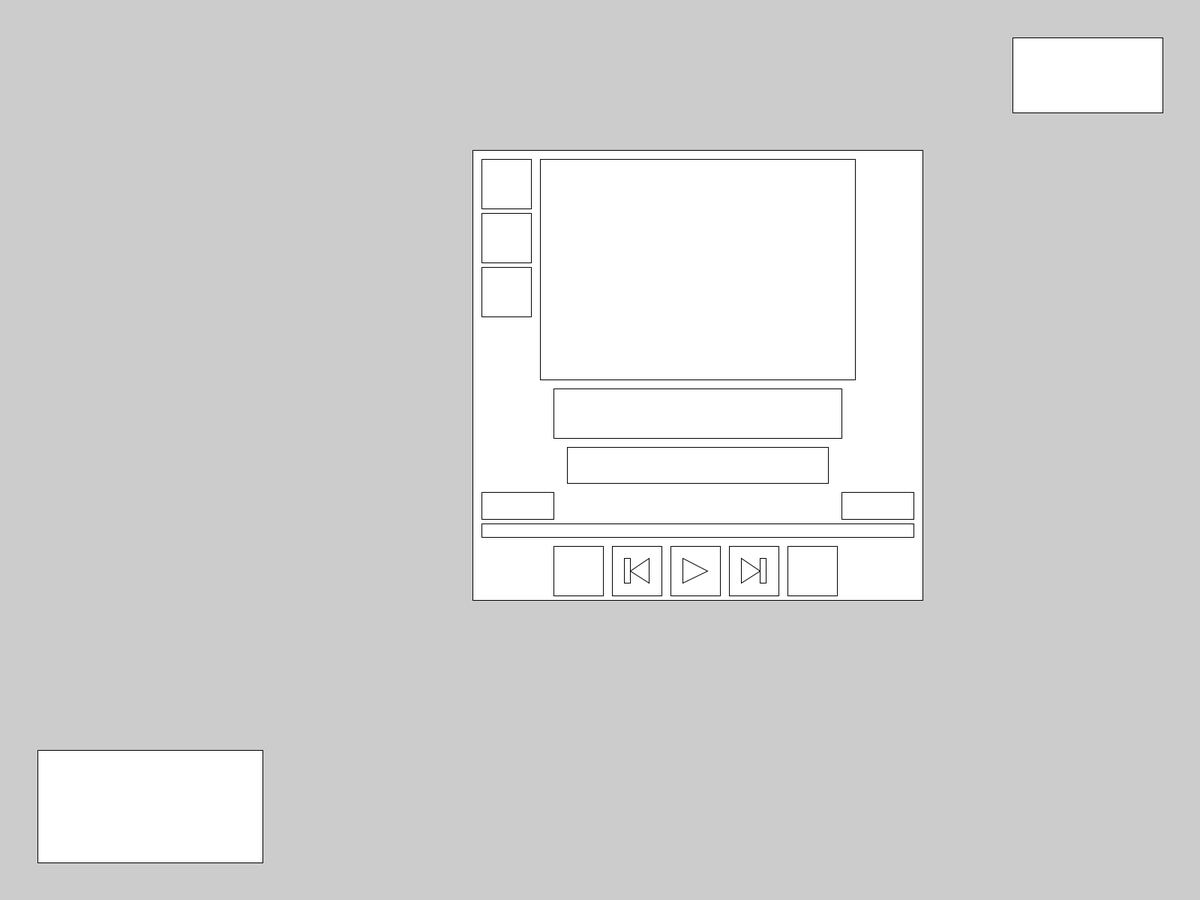
Frame 1 (no input)
Frame 60 (the mouse pressed at the canvas centre just before this capture): identical to frame 1, image omitted
Frame 120 (the mouse held since frame 60 and released just before this capture): identical to frame 1, image omitted

The Processing sketch that drew this single still picture (run headless with seeded random() and noise(); from frame 60 on, the mouse is pressed at the canvas centre):

// Processing sketch: MusicPL2
// ── MusicPL2.pde

// Global Display Variables
int appWidth, appHeight;

void setup() {
  println(displayWidth, displayHeight);
  //size(600, 400); //width, height
  fullScreen();
  appWidth = displayWidth;
  appHeight = displayHeight;
  //
  divs();
  //
  //Simple FOR Drawing all DIV Rectangles
  for ( int j=0; j<divs.length; j+=4 ) {
    rectDIV(divs[j], divs[j+1], divs[j+2], divs[j+3]);
  }
  //
  //Simple FOR Drawing Music Button Symbols (Buttons 2, 3, and 4)
  for ( int i=2; i<=4; i++ ) {
    int buttonIndex = 44 + (i * 4); // Button 2 -> 52, Button 3 -> 56, Button 4 -> 60
    musicSymbol( i, divs[buttonIndex], divs[buttonIndex+1], divs[buttonIndex+2], divs[buttonIndex+3] );
  }
  //
}//End Setup
//

void draw() {
  //
}//End Draw
//

void mousePressed() {
}//End MousePressed
//

void keyPressed() {
}//End keyPressed
//
//End MAIN Program

// ── DIVs.pde
//Global Variables
int numberOfDIVs = 17; //17 in total
int numberOfParameters = 4; // [X, Y, Width, Height]
float[] divs = new float[numberOfDIVs * numberOfParameters];
//
void divs() {
  for ( int i=0; i<4; i++) {
    if ( i%4==0 ) {
      divs[i] = appWidth*6.3/16.0; //X
    }
    if ( i%4==1 ) {
      divs[i] = appHeight*2/12.0; //Y
    }
    if ( i%4==2 ) {
      divs[i] = appWidth*6/16.0; //Width
    }
    if ( i%4==3 ) {
      divs[i] = appWidth*6/16.0; //Height
    }
    //
  }
  printArray(divs);
  //
  float referent = divs[2] / 100.0;
  float column1 = divs[0] + referent * 2; // 3 picture, number, song bar
  float column2 = divs[0] + referent * 15; // Big picture
  float column3 = divs[0] + referent * 18; // Song Name and button 1
  float column4 = divs[0] + referent * 21; // artist
  float column5 = divs[0] + referent * 31; // Button 2
  float column6 = divs[0] + referent * 44; // Button 3
  float column7 = divs[0] + referent * 57; // Button 4
  float column8 = divs[0] + referent * 70; // Button 5
  float column9 = divs[0] + referent * 82; // numer

  float row1 = divs[1] + referent * 2; // Cover top right big pic
  float row2 = divs[1] + referent * 14; // Cover 2
  float row3 = divs[1] + referent * 26; // Cover 3
  float row4 = divs[1] + referent * 53; // Song Name
  float row5 = divs[1] + referent * 66; // Artist
  float row6 = divs[1] + referent * 76; // Number
  float row7 = divs[1] + referent * 83; // song bar
  float row8 = divs[1] + referent * 88; // buttons
  
  float CovBut = referent * 11;
  float BigpicW = referent * 70;
  float BigpicH = referent * 49;
  float SongNameW = referent * 64;
  float SongNameH = referent * 11;
  float ArtistW = referent * 58;
  float ArtistH = referent * 8;
  float SongTimeW12 = referent * 16;
  float SongTimeH12 = referent * 6;
  float SongBarW = referent * 96;
  float SongBarH = referent * 3;
  //
  //Error Check
  //
  //Buttons
  
   //QUIT & Music Button 0-7
  int i = 4;
  divs[i] = appWidth * 13.5 / 16.0;
  i++;
  divs[i] = appHeight * 0.5 / 12.0;
  i++;
  divs[i] = appWidth * 2.0/16;
  i++;
  divs[i] = appHeight * 1.0 / 12.0;
  
  //Music Button
  i++;
  divs[i] = appWidth * 0.5 / 16.0;
  i++;
  divs[i] = appHeight * 10.0 / 12.0;  
  i++;
  divs[i] = appWidth * 3.0 / 16.0; 
  i++;
  divs[i] = appHeight * 1.5 / 12.0;
  
  //Cover1-3 8-19
  i++;
  divs[i] = column1;
  i++;
  divs[i] = row1;
  i++;
  divs[i] = CovBut;
  i++;
  divs[i] = CovBut;
  
  i++; // 2
  divs[i] = column1;
  i++;
  divs[i] = row2;
  i++;
  divs[i] = CovBut;
  i++;
  divs[i] = CovBut;
  
  i++; // 3
  divs[i] = column1;
  i++;
  divs[i] = row3;
  i++;
  divs[i] = CovBut;
  i++;
  divs[i] = CovBut;
  
  //BigPic 20-23
  i++; 
  divs[i] = column2;
  i++;
  divs[i] = row1;
  i++;
  divs[i] = BigpicW;
  i++;
  divs[i] = BigpicH;
  
  //Song Title 24-27
  i++; 
  divs[i] = column3;
  i++;
  divs[i] = row4;
  i++;
  divs[i] = SongNameW; 
  i++;
  divs[i] = SongNameH;
  
  //Artist //28-31
  i++; 
  divs[i] = column4;
  i++;
  divs[i] = row5;
  i++;
  divs[i] = ArtistW;
  i++;
  divs[i] = ArtistH;
  
  //SongNumber1-2 // 32-35
  i++; 
  divs[i] = column1;
  i++;
  divs[i] = row6;
  i++;
  divs[i] = SongTimeW12;
  i++;
  divs[i] = SongTimeH12;
  
  i++; // 2
  divs[i] = column9; //36-39
  i++;
  divs[i] = row6;
  i++;
  divs[i] = SongTimeW12;
  i++;
  divs[i] = SongTimeH12;
  
  //SongBar //40-43
  i++; 
  divs[i] = column1;
  i++;
  divs[i] = row7;
  i++;
  divs[i] = SongBarW;
  i++;
  divs[i] = SongBarH;
  
  //Buttons1-5 44-63
  i++; 
  divs[i] = column3;
  i++;
  divs[i] = row8;
  i++;
  divs[i] = CovBut;
  i++;
  divs[i] = CovBut;
  
  i++; // 2
  divs[i] = column5;
  i++;
  divs[i] = row8;
  i++;
  divs[i] = CovBut;
  i++;
  divs[i] = CovBut;

  i++; // 3
  divs[i] = column6;
  i++;
  divs[i] = row8;
  i++;
  divs[i] = CovBut;
  i++;
  divs[i] = CovBut;
  
  i++; // 4
  divs[i] = column7;
  i++;
  divs[i] = row8;
  i++;
  divs[i] = CovBut;
  i++;
  divs[i] = CovBut;

  i++; // 5
  divs[i] = column8;
  i++;
  divs[i] = row8;
  i++;
  divs[i] = CovBut;
  i++;
  divs[i] = CovBut;
  //
}// End DIVs

void rectDIV(float x, float y, float w, float h) {
  // DIVs: dividing out the CANVAS in non-overlapping sections
  rect(x, y, w, h);
}// End Rectangle Code
//
// End Subprogram DIVs

// ── MusicButtons.pde
/* Music Buttons
*/
//
void musicSymbols() {
  // Button 2: Last Song (divs index 52-55)
  // Button 3: Play Button (divs index 56-59)
  // Button 4: Next Song (divs index 60-63)
  musicSymbol( 2, divs[52], divs[53], divs[54], divs[55] );
  musicSymbol( 3, divs[56], divs[57], divs[58], divs[59] );
  musicSymbol( 4, divs[60], divs[61], divs[62], divs[63] );
}//End Music Symbols
//
void musicSymbol( int buttonNum, float divX, float divY, float divW, float divH ) {
  if ( buttonNum == 2 ) drawLastSong( divX, divY, divW, divH );
  if ( buttonNum == 3 ) drawPlay( divX, divY, divW, divH );
  if ( buttonNum == 4 ) drawNextSong( divX, divY, divW, divH );
}//End Music Symbol
//
void drawPlay( float divX, float divY, float divW, float divH ) {
  // Play Button Points: (1/4, 1/4), (3/4, 2/4), (1/4, 3/4)
  triangle( divX + divW*1/4, divY + divH*1/4, divX + divW*3/4, divY + divH*2/4, divX + divW*1/4, divY + divH*3/4 );
}//End Draw Play
//
void drawLastSong( float divX, float divY, float divW, float divH ) {
  // Rectangle Bar: (1/4, 1/4) to (3/8, 3/4) -> Width 1/8, Height 2/4
  drawRectangle( divX + divW*1/4, divY + divH*1/4, divW*1/8, divH*2/4 );
  // Triangle Points: (3/8, 1/2), (3/4, 1/4), (3/4, 3/4)
  triangle( divX + divW*3/8, divY + divH*1/2, divX + divW*3/4, divY + divH*1/4, divX + divW*3/4, divY + divH*3/4 );
}//End Draw Last Song
//
void drawNextSong( float divX, float divY, float divW, float divH ) {
  // Triangle Points: (1/4, 1/4), (5/8, 2/4), (1/4, 3/4)
  triangle( divX + divW*1/4, divY + divH*1/4, divX + divW*5/8, divY + divH*2/4, divX + divW*1/4, divY + divH*3/4 );
  // Rectangle Bar: (5/8, 1/4) to (3/4, 3/4) -> Width 1/8, Height 2/4
  drawRectangle( divX + divW*5/8, divY + divH*1/4, divW*1/8, divH*2/4 );
}//End Draw Next Song
//
void drawRectangle( float x, float y, float w, float h ) {
  rect( x, y, w, h );
}//End Draw Rectangle
//
//End Subprogram Music Buttons
